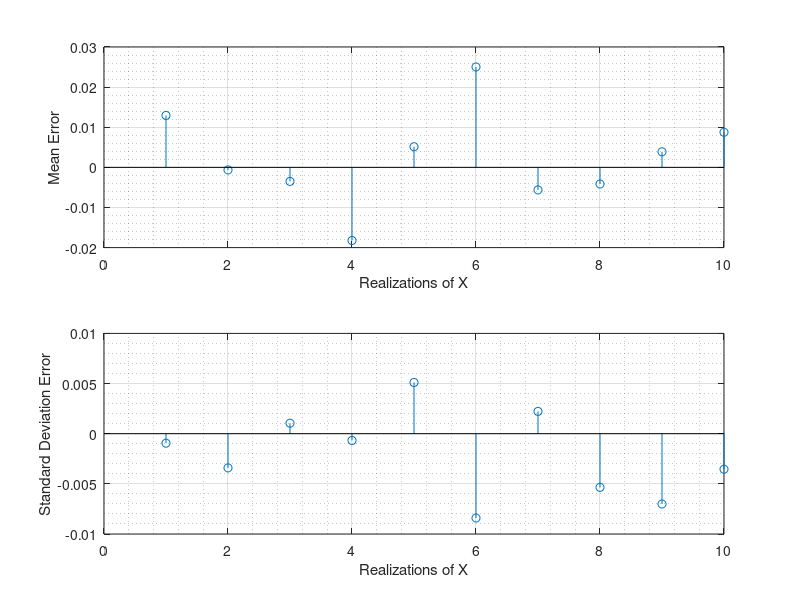

Write MATLAB code to recreate this figure.
clear all
close all
clc

m = zeros(1,10);
s = zeros(1,10);
bias_mean = zeros(1,10);
bias_std = zeros(1,10);

for n=1:10
   a=rand(1,1000);
   m(n)=mean(a);
   s(n)=std(a);
   bias_mean(n) = 0.5 - m(n); % Theoretical mean is 0.5
   bias_std(n) = 0.2887 - s(n); % Theoretical standard deviation is 0.2887
end

subplot(2,1,1);
stem(bias_mean);
xlabel('Realizations of X');
ylabel('Mean Error');
grid on
grid minor

subplot(2,1,2);
stem(bias_std);
xlabel('Realizations of X');
ylabel('Standard Deviation Error');
grid on
grid minor
